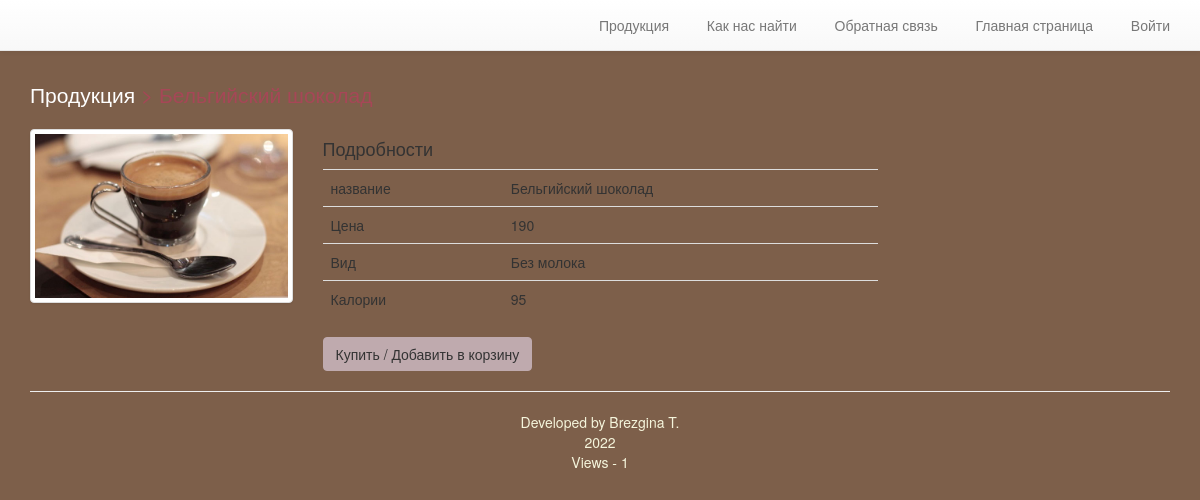
The page /4.ru/cake.php?id=9 on the database its author committed.
### 4.ru/functions/database_functions.php (called while the page is built, shortened)
<?php
function getTypeById($conn, $id)
{
    $query = "SELECT * FROM `тип товара` WHERE `номер_вида`='$id'";
    $result = mysqli_query($conn, $query);
    if (!$result) {
        echo "Can't retrieve data " . mysqli_error($conn);
        exit;
    } else {
        $row = mysqli_fetch_assoc($result);
        $type = $row['название'];
        return $type;
    }
}
function selectCakeById($conn, $id)
{
    $query = "SELECT * FROM `товар` WHERE `номер_товара`='$id'";
    return mysqli_query($conn, $query);
}

### 4.ru/cake.php (the view, shortened to what this page needs)
<?php
$id = $_GET['id'];
require_once "./functions/database_functions.php";
$conn = db_connect();
$result = selectCakeById($conn, $id);
$row = mysqli_fetch_assoc($result);
require "./template/header.php";
?>
    <p style="color: #A64757;" class="lead" style="margin: 25px 0"><a href="cakes.php">Продукция</a> > <?php echo $row['название']; ?></p>
    <div class="row">
        <div class="col-md-3 text-center">
            <img class="img-responsive img-thumbnail" src="./images/<?php echo $row['Фото']; ?>">
        </div>
        <div class="col-md-6">
            <h4>Подробности</h4>
            <table class="table">
                <?php foreach ($row as $key => $value) {
                    if ($key == "номер_товара" || $key == "Фото") {
                        continue;
                    }
                    switch ($key) {
                        case "цена":
                            $key = "Цена";
                            break;
                        case "номер_вида":
                            $key = "Вид";
                            $value = getTypeById($conn, $value);
                            break;
                    }
                    ?>
                    <tr>
                        <td><?php echo $key; ?></td>
                        <td><?php echo $value; ?></td>
                    </tr>
                    <?php
                }
                ?>
            </table>
            <form method="post" action="cart.php">
                <input type="submit" value="Купить / Добавить в корзину" name="cart" class="btn btn-default2">
            </form>
        </div>
    </div>
<?php
require "./template/footer.php";
?>

### 4.ru/style/jumbotron.css (style rules this page uses)
body { padding-top: 50px; padding-bottom: 20px; }
#main > :first-child { margin-top: 30px; }

### 4.ru/style/style.css (style rules this page uses)
.btn-default2 { color: #333; background-color: #BFAAAE; border-color: #BFAAAE }

### 4.ru/template/header.php (style rules this page uses)
body { background-color: rgba(111, 78, 55, 0.9); }

### rows shown on the page
товар: Фото (picture), название "Бельгийский шоколад", цена "190", номер_вида.название "Без молока", Калории "95"

### other values the page prints
$key "название"
$key "Цена"
$key "Вид"
$key "Калории"
$count "1"
